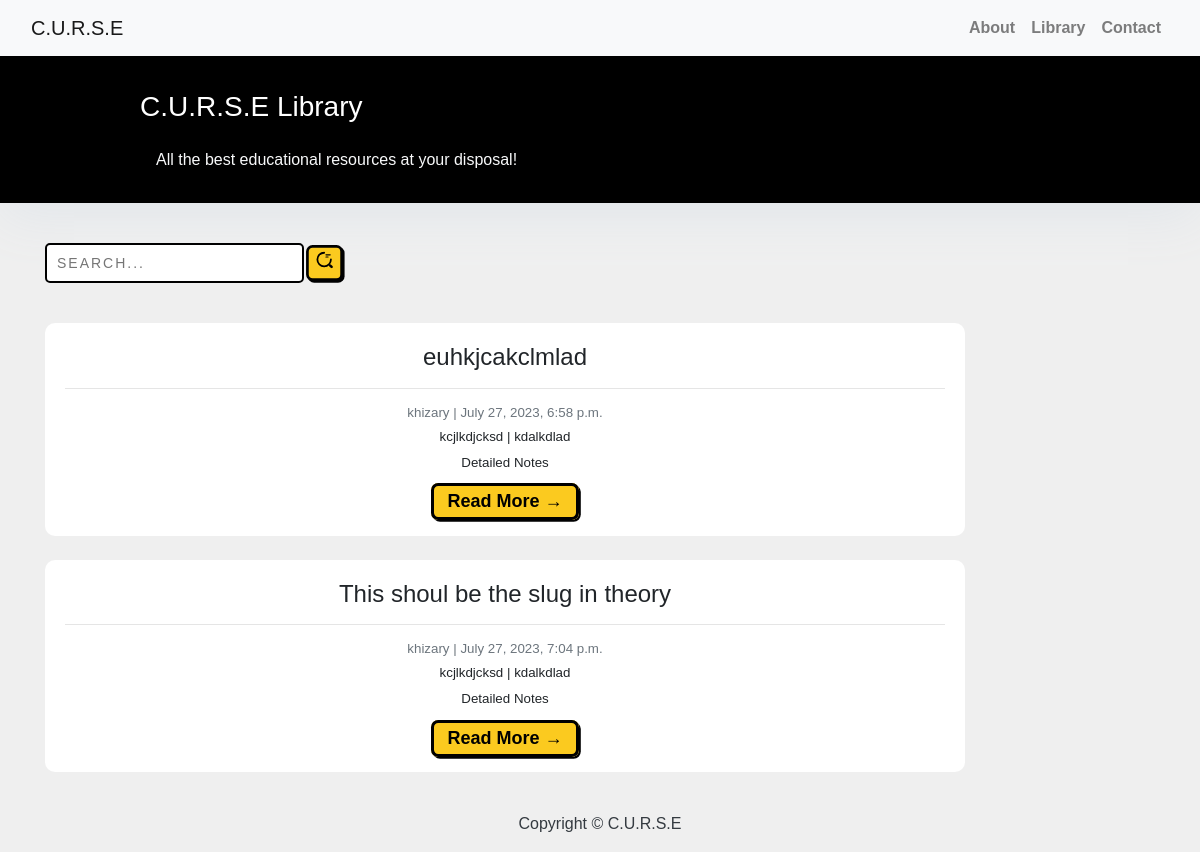
The page / on the database its author committed.
### ResourceLibrary/models.py (models this page shows, shortened)
class Entry(models.Model):
    name = models.CharField(max_length=200, unique=True)
    author = models.ForeignKey(User, on_delete= models.SET("Deleted User"),related_name='resource_entries')
    description = models.TextField()
    slug = models.SlugField(max_length=200, unique=True)
    created_on = models.DateTimeField(auto_now_add=True)
    restype = models.IntegerField(choices=RESTYPE, default=0)
    subject = models.ForeignKey(Subject, on_delete=models.PROTECT)
    level = models.ForeignKey(Level, on_delete=models.PROTECT)
    resourcelink = models.URLField(("ResourceURLs"), max_length=500, null=True,blank=True)
    embedlink = models.URLField(("VideoURLs"), max_length=500, null=True, blank=True)
    affiliateflag = models.BooleanField(("Paid Promotion"),default=False)
    class Meta:
        ordering = ['-created_on']

class Subject(models.Model):
    name = models.CharField(max_length =20)
    def __str__(self):
        return self.name

class Level(models.Model):
    name = models.CharField(max_length =20)
    def __str__(self):
        return self.name

### ResourceLibrary/views.py (the view)
# urls.py: path('', views.EntryList.as_view(), name='home'),
class EntryList(generic.ListView):
    queryset = Entry.objects.order_by('-restype')
    template_name = 'library.html'

### templates/library.html (shortened to what this page needs)
{% extends "base.html" %}
{% block content %}
{% load static %}
<header class="masthead">
    <div class="container">
        <div class="row">
            <div class=" col-md-8 col-md-10 mx-auto">
                <div class="site-heading">
                    <h3 class=" site-heading my-4 mt-3 text-white"> C.U.R.S.E Library </h3>
                    <p class="text-light">All the best educational resources at your disposal! &nbsp
                    </p>
                </div>
            </div>
        </div>
    </div>
</header>
<div class="container">
    <div class="row">
        <div id="postholder" class="col-md-10 mt-3 center">
            <br>
            <form action="{% url 'search_results' %}" method="get">
            <div class="input-container">
                <input type="text" name="q" class="input" placeholder="search...">
                <button id="btnsrch"class="button"type="submit">
            </button>
              </div>
            </form>
            <br>
            {% for Entry in entry_list %}
            <div class="papper mb-4">
                <div class="card-body text-center">
                    <h2 class="card-title">{{ Entry.name|slice:":200" }}</h2>
                    <hr>
                    <p class="card-text text-muted h6">{{ Entry.author }} | {{ Entry.created_on}} </p>
                    <p class="card-text h6">{{ Entry.subject }} | {{ Entry.level}} </p>
                    <p class="card-text">{{Entry.get_restype_display}}</p>
                    <a href="{% url 'entry_detail' Entry.slug  %}" class="button">Read More &rarr;</a>
                </div>
            </div>
            {% endfor %}
        </div>
    </div>
</div>
{%endblock%}

### templates/base.html (shortened to what this page needs)
{% load static %}
<!DOCTYPE html>
<html>
<head>
    <link rel="stylesheet" href="https://cdn.jsdelivr.net/npm/@xz/fonts@1/serve/mononoki.min.css">
    <link rel="stylesheet" href="https://maxcdn.bootstrapcdn.com/bootstrap/4.0.0/css/bootstrap.min.css"
 />
</head>
<body>
    <nav class="navbar navbar-expand-lg navbar-light bg-light shadow" id="mainNav">
        <div class="container-fluid">
            <a class="navbar-brand " href="{% url 'home' %}">C.U.R.S.E</a>
            <div class="collapse navbar-collapse" id="navbarResponsive">
                <ul class="navbar-nav ml-auto">
                    <li class="nav-item text-black">
                        <a class="nav-link text-black font-weight-bold" href="/about">About</a>
                    </li>
                    <li class="nav-item text-black">
                        <a class="nav-link text-black font-weight-bold" href="/">Library</a>
                    </li>
                    <li class="nav-item text-black">
                        <a href="mailto:khizar.sent@gmail.com" class="nav-link text-black font-weight-bold">Contact</a>
                    </li>
                </ul>
            </div>
        </div>
    </nav>
    <div id="mainbody">
        {% block content %}{% endblock content %}
    </div>
    <footer class="py-3 bg-grey">
        <p class="m-0 text-dark text-center kjustify">Copyright &copy; C.U.R.S.E</p>
    </footer>
</body>
</html>

### templates/base.html (style rules this page uses)
body { font-family: 'mononoki', sans-serif; font-size: 16px; background-color: #EFEFEF; }
body p { display: flex; padding: 0 1rem; }
.card-text { font-size: smaller; width: fit-content; margin-left: auto; margin-right: auto; }
.shadow { box-shadow: 0 4px 2px -2px rgba(0, 0, 0, 0.1); }
.masthead { background: black; height: auto; padding-bottom: 15px; box-shadow: 0 16px 48px #E3E7EB; padding-top: 10px; }
.button { background: #FBCA1F; font-family: inherit; padding: 0.3em 0.75em; margin: 1rem 0; font-weight: 900; font-size: 18px; color: black; border: 3px solid black; border-radius: 0.4em; box-shadow: 0.1em 0.1em; }
a { text-decoration: none; }
.card-title { font-size: 1.5rem; }
input { padding: 10px; border: 1px solid #000000; border-radius: 5px; font-size: 16px; color: #555; outline: none; }
.papper { position: relative; box-sizing: border-box; background: #ffffff; background-size: 100% 1.2rem; border-radius: 10px; }
.kjustify { text-align: center; text-justify: inter-word; justify-content: center; }
.input-container { width: 300px; position: relative; display: flex; flex-direction: row; }
.input { width: 100%; height: 40px; padding: 10px; transition: .2s linear; border: 2.5px solid black; font-size: 14px; text-transform: uppercase; letter-spacing: 2px; }
#btnsrch { scale: 0.9; margin-top: 0; padding: 0.2em 0.45em; }
#postholder { flex-wrap: wrap; flex-flow: row; }

### templates/library.html (style rules this page uses)
body { font-family: 'mononoki', sans-serif; font-size: 1rem; background-color: #EFEFEF; }

### rows shown on the page
Entry: name "euhkjcakclmlad", author "khizary", created_on "July 27, 2023, 6:58 p.m.", subject "kcjlkdjcksd", level "kdalkdlad", restype "Detailed Notes"
Entry: name "This shoul be the slug in theory", author "khizary", created_on "July 27, 2023, 7:04 p.m.", subject "kcjlkdjcksd", level "kdalkdlad", restype "Detailed Notes"
